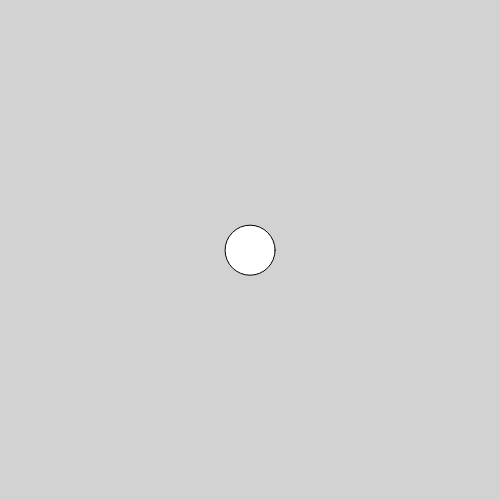
Frame 1 (no input)
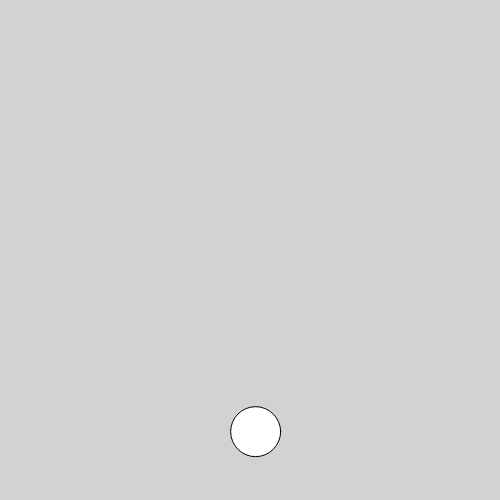
Frame 60 (no input)
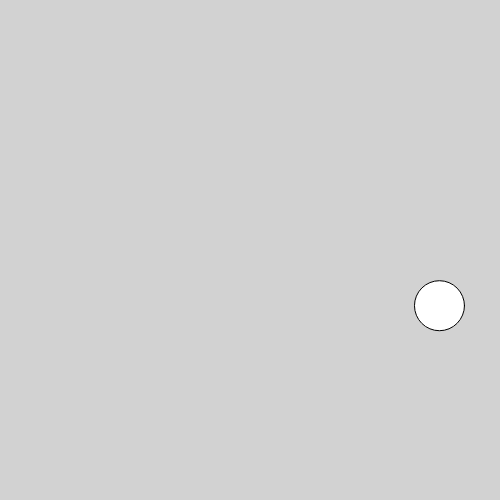
Frame 120 (the mouse pressed at the canvas centre since frame 60)

The p5.js sketch that drew these frames (run headless with seeded random() and noise() and a simulated clock; from frame 60 on, the mouse is pressed at the canvas centre):

// p5.js sketch
// ── sketch.js
let vehicle
let gravity
function setup() {
    createCanvas(500,500)
    vehicle = new Vehicle(width/2, height/2)
    vehicle.applyForce(createVector(0.1, 0.1))

    gravity = createVector(0, 0.1)
}


function draw() {
    background(210)

    if (mouseIsPressed) {
        let wind
        if(vehicle.pos.x < mouseX){
           wind = createVector(-1,0);
        }else{
            wind = createVector(1,0);
        }
        
        vehicle.applyForce(wind);  
    }




    vehicle.applyForce(gravity)
    vehicle.bounce();
    vehicle.update();
    vehicle.display();
}
// ── vehicle.js
class Vehicle{
    constructor(x,y){
    this.pos = createVector(x, y);
    this.vel = createVector();
    this.acc = createVector()
    this.fricition = 0.998

    }

    applyForce(force){
        this.acc.add(force);
    }

    update() {
        this.vel.add(this.acc)
        this.pos.add(this.vel)
        this.acc.mult(0);
        this.vel.mult(this.fricition)

    }

    bounce() {
        if(this.pos.y>height){
            this.pos.y = height
            this.vel.y *= -1;
        }
        if (this.pos.x > width || this.pos.x < 0){
            this.vel.x *= -1
        }
    }

    display() {
        circle(this.pos.x, this.pos.y,50)

    }
}
